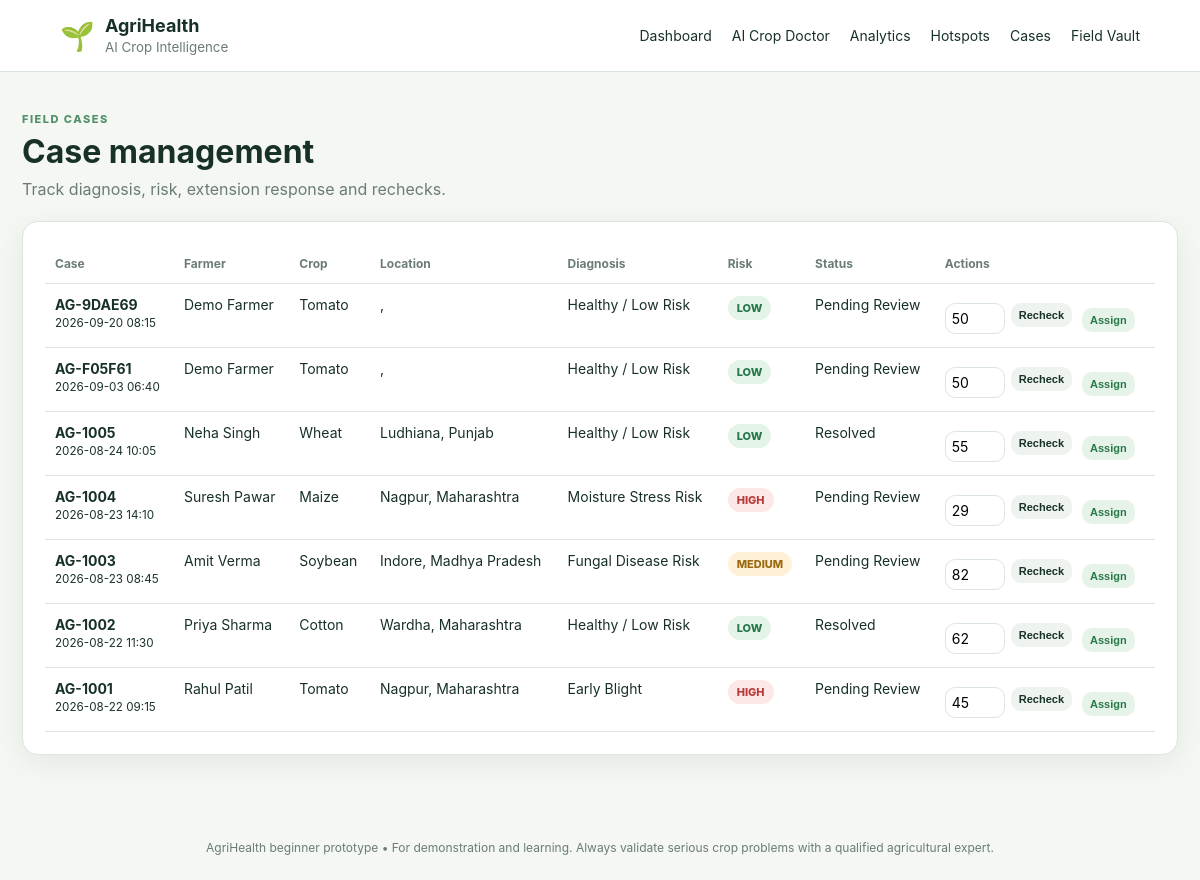
The app's page /cases, older data.
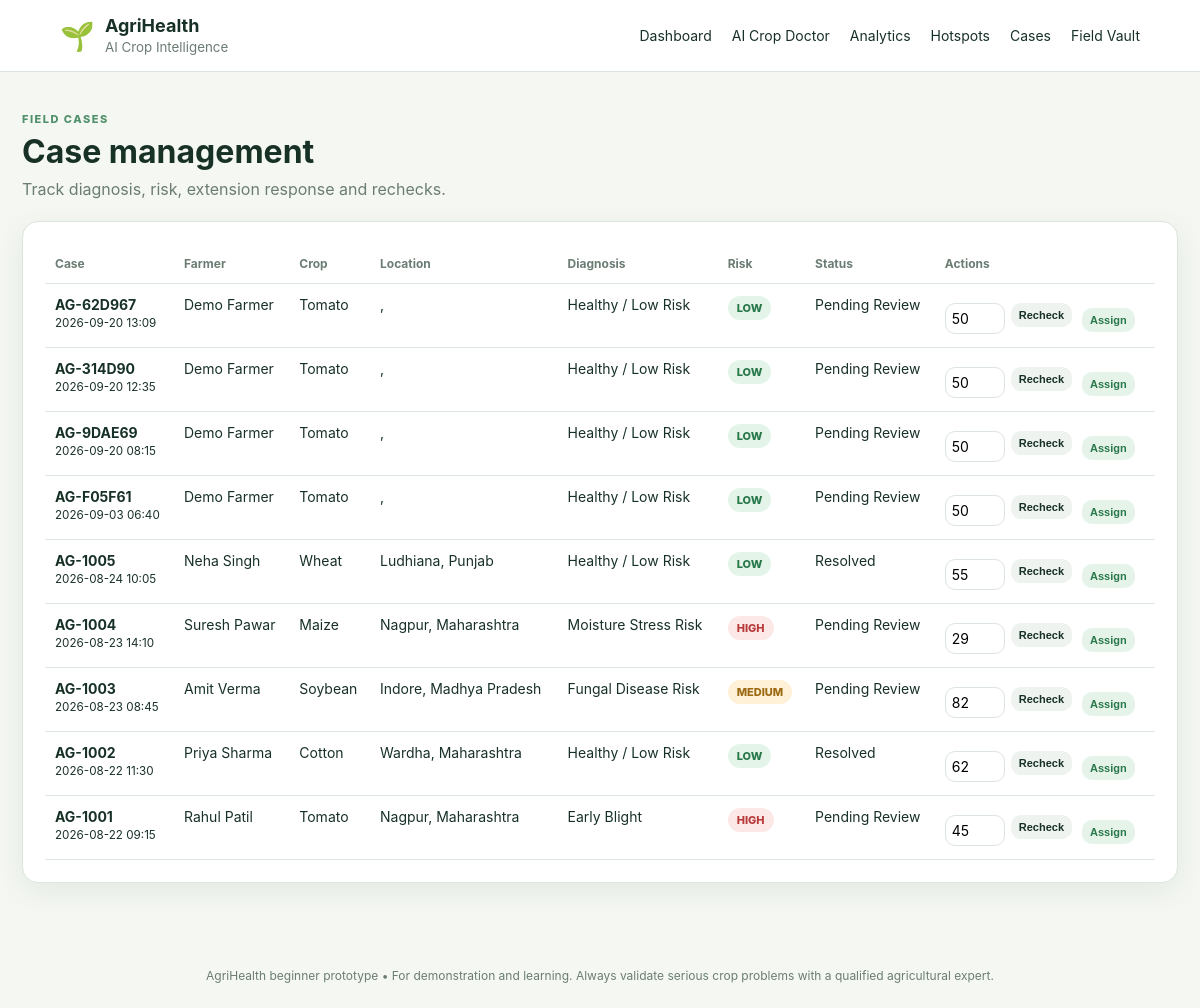
The same page, newer data.
### tables this page shows
CREATE TABLE cases (
            id INTEGER PRIMARY KEY AUTOINCREMENT,
            case_id TEXT UNIQUE,
            farmer TEXT,
            crop TEXT,
            country TEXT,
            state TEXT,
            district TEXT,
            village TEXT,
            stage TEXT,
            moisture INTEGER,
            diagnosis TEXT,
            confidence INTEGER,
            risk TEXT,
            status TEXT,
            image TEXT,
            action TEXT,
            created_at TEXT
        );

### app.py (the view)
@app.route("/cases")
def cases():
    conn = get_db()
    rows = conn.execute("SELECT * FROM cases ORDER BY id DESC").fetchall()
    conn.close()
    return render_template("cases.html", cases=rows)

### app.py (called while the page is built)
def get_db():
    conn = sqlite3.connect(DB_PATH)
    conn.row_factory = sqlite3.Row
    return conn

### templates/cases.html (shortened to what this page needs)
{% extends "base.html" %}
{% block content %}
<div class="page-title"><span class="eyebrow">FIELD CASES</span><h1>Case management</h1><p>Track diagnosis, risk, extension response and rechecks.</p></div>
<section class="card">
<div class="table-wrap"><table><thead><tr><th>Case</th><th>Farmer</th><th>Crop</th><th>Location</th><th>Diagnosis</th><th>Risk</th><th>Status</th><th>Actions</th></tr></thead>
<tbody>
{% for c in cases %}
<tr>
<td><b>{{ c.case_id }}</b><br><small>{{ c.created_at }}</small></td>
<td>{{ c.farmer }}</td><td>{{ c.crop }}</td><td>{{ c.district }}, {{ c.state }}</td>
<td>{{ c.diagnosis }}</td><td><span class="pill {{ c.risk|lower }}">{{ c.risk }}</span></td><td>{{ c.status }}</td>
<td>
<form class="inline" method="post" action="{{ url_for('recheck', case_id=c.case_id) }}"><input class="mini" type="number" name="moisture" min="0" max="100" value="{{ c.moisture }}"><button class="btn tiny">Recheck</button></form>
<form class="inline" method="post" action="{{ url_for('assign_extension', case_id=c.case_id) }}"><button class="btn tiny secondary">Assign</button></form>
</td>
</tr>
{% endfor %}
</tbody></table></div>
</section>
{% endblock %}

### templates/base.html (shortened to what this page needs)
<!doctype html>
<html lang="en">
<head>
  <link rel="stylesheet" href="{{ url_for('static', filename='css/style.css') }}">
</head>
<body>
<header class="topbar">
  <div class="brand"><span class="brand-mark">🌱</span><div><b>AgriHealth</b><small>AI Crop Intelligence</small></div></div>
  <nav>
    <a href="{{ url_for('dashboard') }}">Dashboard</a>
    <a href="{{ url_for('diagnose') }}">AI Crop Doctor</a>
    <a href="{{ url_for('analytics') }}">Analytics</a>
    <a href="{{ url_for('hotspot_map') }}">Hotspots</a>
    <a href="{{ url_for('cases') }}">Cases</a>
    <a href="{{ url_for('field_vault') }}">Field Vault</a>
  </nav>
</header>
<main class="container">
  {% block content %}{% endblock %}
</main>
<footer>AgriHealth beginner prototype • For demonstration and learning. Always validate serious crop problems with a qualified agricultural expert.</footer>
</body>
</html>

### static/css/style.css (style rules this page uses)
:root { --bg:#f4f7f2;--card:#fff;--text:#183126;--muted:#6b7d73;--line:#dce5de;--primary:#28784a;--primary2:#e6f3e9;--danger:#b83a3a;--warning:#9b6a12;--shadow:0 8px 30px rgba(26,54,38,.07) }
* { box-sizing:border-box }
body { margin:0;font-family:Inter,Segoe UI,Arial,sans-serif;background:var(--bg);color:var(--text) }
a { color:inherit;text-decoration:none }
.topbar { height:72px;background:#fff;border-bottom:1px solid var(--line);display:flex;align-items:center;justify-content:space-between;padding:0 5%;position:sticky;top:0;z-index:10 }
.brand { display:flex;gap:10px;align-items:center }
.brand-mark { font-size:28px }
.brand b { display:block;font-size:18px }
.brand small { color:var(--muted) }
nav { display:flex;gap:20px;font-size:14px }
.container { max-width:1250px;margin:auto;padding:30px 22px 60px }
.hero h1,.page-title h1 { margin:5px 0 8px;font-size:34px }
.hero p,.page-title p { margin:0;color:#dceee2 }
.eyebrow { font-size:11px;letter-spacing:1.5px;font-weight:800;opacity:.8 }
.stat,.card { background:var(--card);border:1px solid var(--line);border-radius:16px;box-shadow:var(--shadow) }
.card { padding:22px }
.table-wrap { overflow:auto }
table { width:100%;border-collapse:collapse;font-size:14px }
th,td { padding:12px 10px;border-bottom:1px solid var(--line);text-align:left;vertical-align:top }
th { color:var(--muted);font-size:12px }
.pill { display:inline-block;padding:5px 9px;border-radius:999px;font-size:11px;font-weight:800 }
.pill.high { background:#fde8e8;color:var(--danger) }
.pill.medium { background:#fff1d8;color:var(--warning) }
.pill.low { background:#e5f4e9;color:var(--primary) }
.page-title { margin:5px 0 22px }
.page-title .eyebrow { color:var(--primary) }
.page-title h1 { font-size:32px }
.page-title p { color:var(--muted) }
.btn { display:inline-block;border:0;border-radius:10px;padding:10px 15px;background:#eef3ef;color:var(--text);font-weight:800;cursor:pointer;margin:3px }
.btn.secondary { background:var(--primary2);color:var(--primary) }
.btn.tiny { padding:6px 8px;font-size:11px }
input,select { display:block;width:100%;margin-top:7px;padding:12px;border:1px solid var(--line);border-radius:10px;background:#fff;font:inherit }
.inline { display:inline-flex;gap:3px;align-items:center }
.mini { width:60px;padding:6px }
footer { text-align:center;color:var(--muted);font-size:12px;padding:25px }

Row changes from the older to the newer data that the page shows:
added cases: case_id "AG-62D967", created_at "2026-09-20 13:09", farmer "Demo Farmer", crop "Tomato", diagnosis "Healthy / Low Risk", risk "LOW", status "Pending Review", moisture "50"
added cases: case_id "AG-314D90", created_at "2026-09-20 12:35", farmer "Demo Farmer", crop "Tomato", diagnosis "Healthy / Low Risk", risk "LOW", status "Pending Review", moisture "50"
